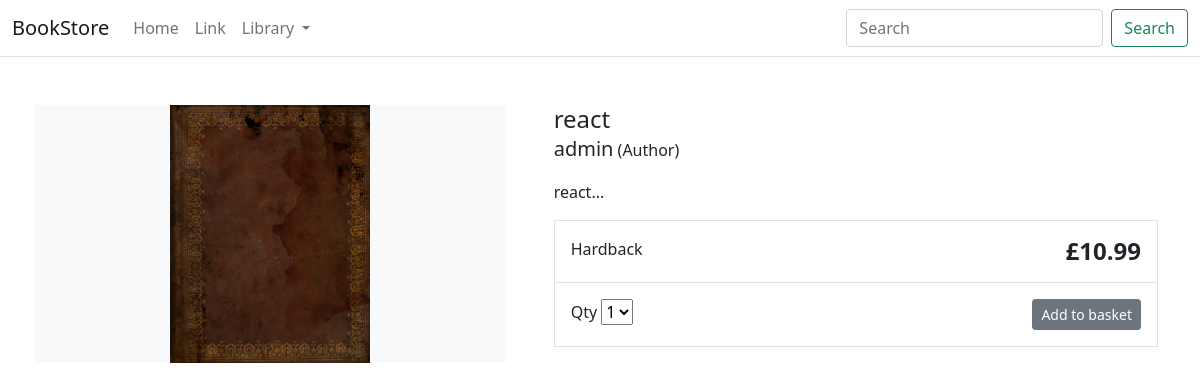
The app's page /item/react/ with its own data.
### store/models.py (models this page shows, shortened)
class Product(models.Model):
    category = models.ForeignKey(Category, related_name='product', on_delete=models.CASCADE)
    created_by = models.ForeignKey(User, on_delete=models.CASCADE, related_name='product_creator')
    title = models.CharField(max_length=255)
    author = models.CharField(max_length=255, default='admin')
    description = models.TextField(blank=True)
    image = models.ImageField(upload_to='images/')
    slug = models.SlugField(max_length=255)
    price = models.DecimalField(max_digits=4,decimal_places=2)
    in_stock = models.BooleanField(default=True)
    is_active = models.BooleanField(default=True)
    created = models.DateTimeField(auto_now_add=True)
    updated = models.DateTimeField(auto_now=True)
    class Meta:
        verbose_name_plural = 'Products'
        ordering = ('-created',)

### store/views.py (the view)
# urls.py: path('item/<slug:slug>/', views.product_detail, name='product_detail'),
def product_detail(request, slug):
        product = get_object_or_404(Product, slug=slug, in_stock=True)
        return render(request, 'store/products/detail.html', {'product': product})

### store/models.py (called while the page is built)
    def get_absolute_url(self):
        return reverse('store:product_detail', args=[self.slug])

### store/views.py (called while the page is built)
def categories(request):
        return {
                'categories': Category.objects.all()
        }

### templates/store/products/detail.html (shortened to what this page needs)
{% extends "../base.html"%}
{% block content %}
<div class="container">
    <main class="pt-5">
        <div class="row g-3">
            <div class="col-md-5 col-lg-5 order-md-first bg-light">
                <img class="img-fluid mx-auto d-block" width="200px" alt="Responsive image" src="{{ product.image.url }}">
            </div>
            <div class="col-md-7 col-lg-7 ps-md-3 ps-lg-5">
                <h1 class="mb-0 h4">{{ product.title }}</h1>
                <p><span class="lead">{{ product.author }}</span> (Author)</p>
                <p>{{ product.description|slice:":355" }}...</p>
                <div class="border">
                    <div class="col border-bottom">
                        <div class="row p-3">
                            <div class="col-6">Hardback</div>
                            <div class="col-6 text-end"><span class="h4 fw-bold">£{{ product.price }}</span></div>
                        </div>
                    </div>
                    <div class="col">
                        <div class="row p-3">
                            <div class="col-6">
                                <label for="select">Qty</label>
                                <select id="select">
                                    <option value="">1</option>
                                </select>
                            </div>
                            <div class="col-6 text-end"><button type="button" class="btn btn-secondary btn-sm">Add to
                                    basket</button></div>
                        </div>
                    </div>
                </div>
            </div>
        </div>
    </main>
</div>
{% endblock %}

### records on screen
Product: image (picture), title "react", author "admin", description "react", price "10.99"
